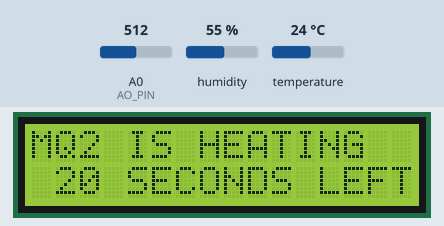
This sketch was run on a simulated ESP8266 (NodeMCU). Shown: 16×2 character LCD. The test bench sets the inputs (shaded band); at power-on: A0 (AO_PIN) = 512, humidity 55 %, temperature 24 °C.

Above: at 0.1 s.
At 3.2 s:
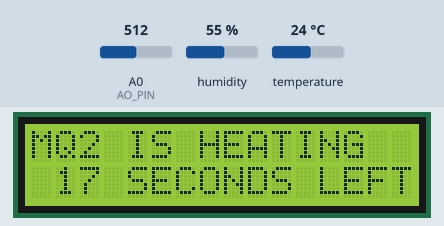
At 5.3 s:
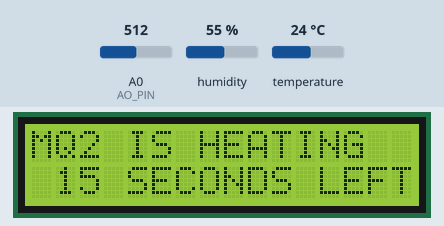
At 10.5 s:
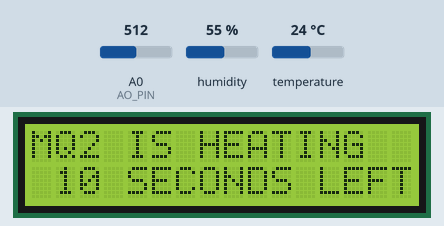
At 15.6 s:
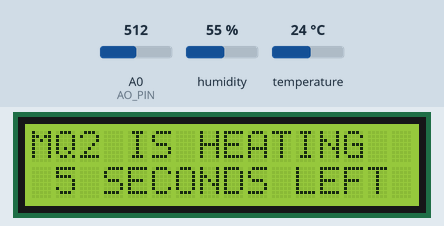
At 20.8 s:
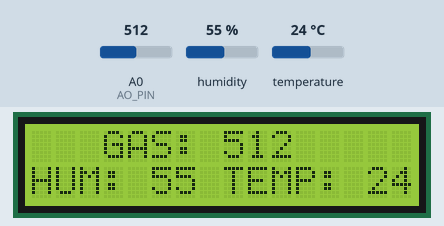

Measured:
- what the display in image 1 shows lasts 1.0 s, from 3.2 s to 4.2 s

The sketch:

statcheck_yoruba.ino
```cpp
#include <LiquidCrystal_I2C.h>
#include <DHT.h>

#define AO_PIN A0
#define DHT_SENSOR_PIN D7
#define DHT_SENSOR_TYPE DHT22


LiquidCrystal_I2C lcd(0x27, 16, 2);
DHT dht_sensor(DHT_SENSOR_PIN, DHT_SENSOR_TYPE);

void setup() {
  Serial.begin(115200);
  lcd.init();
  lcd.backlight();
  lcd.clear();
  dht_sensor.begin();
  pinMode(AO_PIN, INPUT);
  for(unsigned int i = 20; i >= 1; i--)
  {
    lcd.setCursor(0,0);
    lcd.print("MQ2 IS HEATING");
    lcd.setCursor(1,1);
    lcd.print(i);
    lcd.print(" SECONDS LEFT");
    delay(1000);
    lcd.clear();
  }
}

void loop() {
  int gas_val = analogRead(AO_PIN);
  int humi = dht_sensor.readHumidity();
  int temp = dht_sensor.readTemperature();
  lcd.clear();
  lcd.setCursor(3,0);
  lcd.print("GAS: ");
  lcd.print(gas_val);
  lcd.setCursor(0,1);
  lcd.print("HUM: ");
  lcd.print(humi);
  lcd.setCursor(8,1);
  lcd.print("TEMP: ");
  lcd.print(temp);

  delay(2000);
}
```
